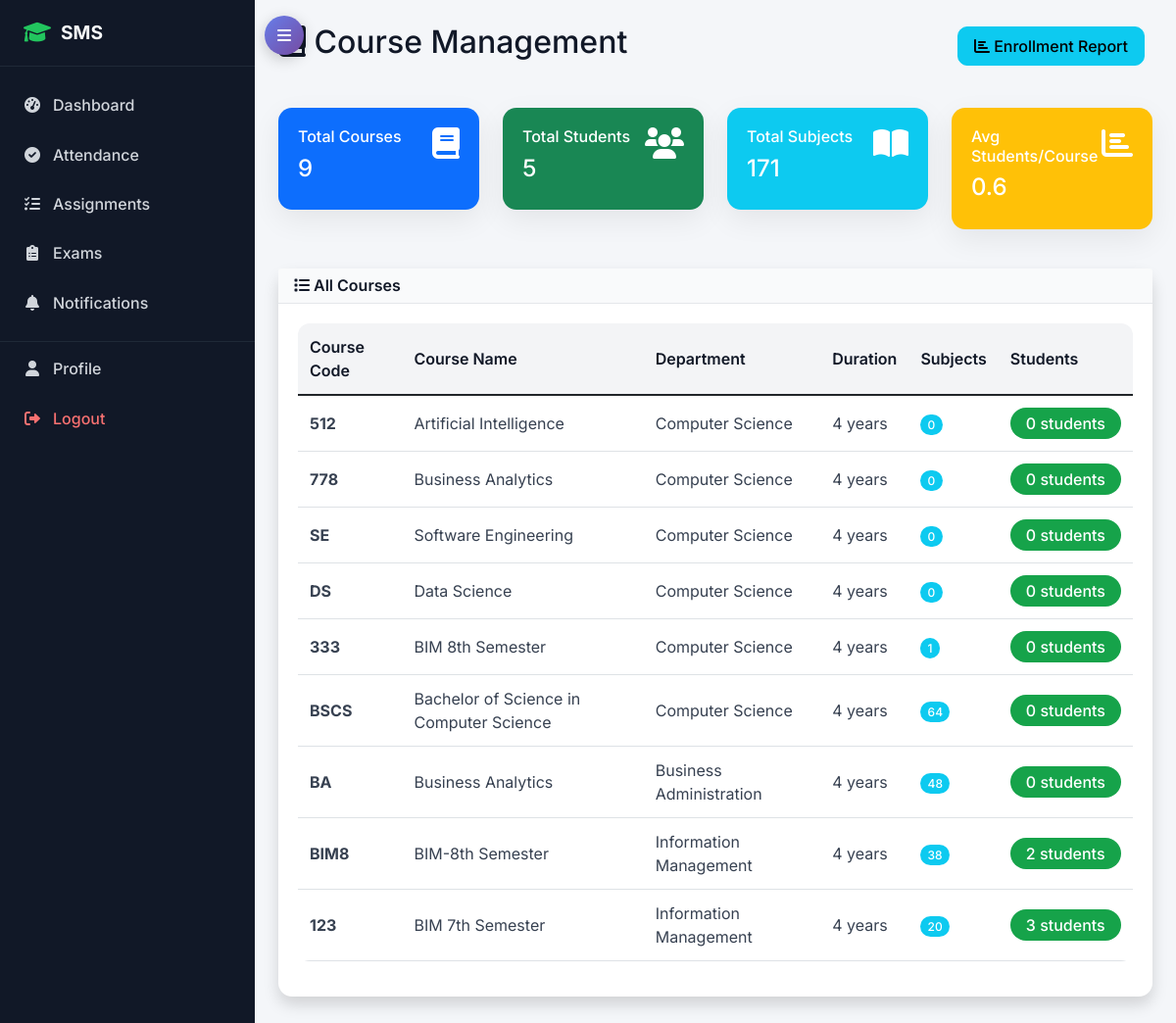
The page /academic/courses/ (signed in) on the database its author committed.
### academic/models.py (models this page shows, shortened)
class Course(models.Model):
    name = models.CharField(max_length=100)
    code = models.CharField(max_length=20, unique=True)
    department = models.ForeignKey(Department, on_delete=models.CASCADE)
    duration_years = models.PositiveIntegerField(default=4)
    description = models.TextField(blank=True)

class Department(models.Model):
    name = models.CharField(max_length=100, unique=True)
    code = models.CharField(max_length=10, unique=True)
    description = models.TextField(blank=True)
    head_of_department = models.ForeignKey(TeacherProfile, on_delete=models.SET_NULL, null=True, blank=True)
    created_at = models.DateTimeField(auto_now_add=True)

### academic/views.py (the view)
# urls.py: path('courses/', views.course_list, name='course_list'),
@login_required
def course_list(request):
    courses = Course.objects.select_related('department').annotate(
        subject_count=Count('subject'),
        student_count=Count('class__studentenrollment', filter=Q(class__studentenrollment__is_active=True), distinct=True)
    )
    total_courses = courses.count()
    total_students = sum(course.student_count for course in courses)
    total_subjects = sum(course.subject_count for course in courses)
    avg_students_per_course = round(total_students / total_courses, 1) if total_courses > 0 else 0
    context = {
        'courses': courses,
        'total_courses': total_courses,
        'total_students': total_students,
        'total_subjects': total_subjects,
        'avg_students_per_course': avg_students_per_course,
        'can_manage': request.user.user_type == 'admin'
    }
    return render(request, 'academic/course_list.html', context)

### attendance/models.py (called while the page is built, shortened)
    def calculate_scheduled_hours(self):
        weekday = self.date.weekday()
        schedules = TeacherSchedule.objects.filter(
            teacher=self.teacher,
            day_of_week=weekday,
            is_active=True
        )
        total_minutes = sum(schedule.duration_minutes for schedule in schedules)
        self.scheduled_hours = round(total_minutes / 60, 2)
        self.classes_scheduled = schedules.count()
        return self.scheduled_hours

    def calculate_hours(self):
        if self.first_activity_time and self.last_activity_time:
            delta = self.last_activity_time - self.first_activity_time
            self.total_hours = round(delta.total_seconds() / 3600, 2)
        elif self.check_in_time and self.check_out_time:
            check_in = datetime.combine(self.date, self.check_in_time)
            check_out = datetime.combine(self.date, self.check_out_time)
            delta = check_out - check_in
            self.total_hours = round(delta.total_seconds() / 3600, 2)
        return self.total_hours

    def calculate_attendance_percentage(self):
        if self.classes_scheduled > 0:
            self.attendance_percentage = (self.classes_attended / self.classes_scheduled) * 100
        else:
            self.attendance_percentage = 0
        return self.attendance_percentage

    def determine_status_advanced(self):
        self.calculate_scheduled_hours()
        weekday = self.date.weekday()
        scheduled_classes = TeacherSchedule.objects.filter(
            teacher=self.teacher,
            day_of_week=weekday,
            is_active=True
        )
        attended_classes = 0
        self.classes_attended = attended_classes
        self.calculate_attendance_percentage()
        if self.classes_scheduled == 0:
            if self.has_performed_duties():
                self.status = 'present'
            else:
                self.status = 'absent'
        return self.status

    def has_performed_duties(self):
        attendance_sessions = AttendanceSession.objects.filter(
            teacher_assignment__teacher=self.teacher,
            date=self.date,
            is_completed=True
        )
        if attendance_sessions.exists():
            return True

    def save(self, *args, **kwargs):
        super().save(*args, **kwargs)

### templates/academic/course_list.html (shortened to what this page needs)
{% extends 'base.html' %}
{% block content %}
<div class="row">
    <div class="col-12">
        <div class="d-flex justify-content-between align-items-center mb-4">
            <h2><i class="fas fa-book"></i> Course Management</h2>
            <div>
                <a href="{% url 'academic:student_enrollment_report' %}" class="btn btn-info me-2">
                    <i class="fas fa-chart-bar"></i> Enrollment Report
                </a>
            </div>
        </div>
    </div>
</div>
{% if courses %}
<div class="row mb-4">
    <div class="col-md-3">
        <div class="card bg-primary text-white">
            <div class="card-body">
                <div class="d-flex justify-content-between">
                    <div>
                        <h6>Total Courses</h6>
                        <h4>{{ total_courses }}</h4>
                    </div>
                    <i class="fas fa-book fa-2x"></i>
                </div>
            </div>
        </div>
    </div>
    <div class="col-md-3">
        <div class="card bg-success text-white">
            <div class="card-body">
                <div class="d-flex justify-content-between">
                    <div>
                        <h6>Total Students</h6>
                        <h4>{{ total_students }}</h4>
                    </div>
                    <i class="fas fa-users fa-2x"></i>
                </div>
            </div>
        </div>
    </div>
    <div class="col-md-3">
        <div class="card bg-info text-white">
            <div class="card-body">
                <div class="d-flex justify-content-between">
                    <div>
                        <h6>Total Subjects</h6>
                        <h4>{{ total_subjects }}</h4>
                    </div>
                    <i class="fas fa-book-open fa-2x"></i>
                </div>
            </div>
        </div>
    </div>
    <div class="col-md-3">
        <div class="card bg-warning text-white">
            <div class="card-body">
                <div class="d-flex justify-content-between">
                    <div>
                        <h6>Avg Students/Course</h6>
                        <h4>{{ avg_students_per_course }}</h4>
                    </div>
                    <i class="fas fa-chart-bar fa-2x"></i>
                </div>
            </div>
        </div>
    </div>
</div>
{% endif %}
<div class="row">
    <div class="col-12">
        <div class="card shadow">
            <div class="card-header bg-primary text-white">
                <h6 class="m-0"><i class="fas fa-list"></i> All Courses</h6>
            </div>
            <div class="card-body">
                {% if courses %}
                <div class="table-responsive">
                    <table class="table table-hover">
                        <thead>
                            <tr>
                                <th>Course Code</th>
                                <th>Course Name</th>
                                <th>Department</th>
                                <th>Duration</th>
                                <th>Subjects</th>
                                <th>Students</th>
                            </tr>
                        </thead>
                        <tbody>
                            {% for course in courses %}
                            <tr>
                                <td><strong>{{ course.code }}</strong></td>
                                <td>{{ course.name }}</td>
                                <td>{{ course.department.name }}</td>
                                <td>{{ course.duration_years }} years</td>
                                <td>
                                    <span class="badge bg-info">{{ course.subject_count }}</span>
                                </td>
                                <td>
                                    <span class="badge bg-success fs-6 px-3 py-2">{{ course.student_count }} students</span>
                                </td>
                            </tr>
                            {% endfor %}
                        </tbody>
                    </table>
                </div>
                {% endif %}
            </div>
        </div>
    </div>
</div>
{% endblock %}

### rows shown on the page
Course: code "512", name "Artificial Intelligence", department.name "Computer Science", duration_years "4", subject_count "0", student_count "0"
Course: code "778", name "Business Analytics", department.name "Computer Science", duration_years "4", subject_count "0", student_count "0"
Course: code "SE", name "Software Engineering", department.name "Computer Science", duration_years "4", subject_count "0", student_count "0"
Course: code "DS", name "Data Science", department.name "Computer Science", duration_years "4", subject_count "0", student_count "0"
Course: code "333", name "BIM 8th Semester", department.name "Computer Science", duration_years "4", subject_count "1", student_count "0"
Course: code "BSCS", name "Bachelor of Science in Computer Science", department.name "Computer Science", duration_years "4", subject_count "64", student_count "0"
Course: code "BA", name "Business Analytics", department.name "Business Administration", duration_years "4", subject_count "48", student_count "0"
Course: code "BIM8", name "BIM-8th Semester", department.name "Information Management", duration_years "4", subject_count "38", student_count "2"
Course: code "123", name "BIM 7th Semester", department.name "Information Management", duration_years "4", subject_count "20", student_count "3"

### other values the page prints
{{ total_courses }} "9"
{{ total_students }} "5"
{{ total_subjects }} "171"
{{ avg_students_per_course }} "0.6"
